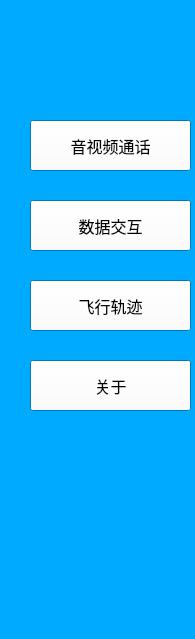
<?xml version="1.0" encoding="UTF-8"?>
<ui version="4.0">
 <class>MenuWidget</class>
 <widget class="QWidget" name="MenuWidget">
  <property name="geometry">
   <rect>
    <x>0</x>
    <y>0</y>
    <width>195</width>
    <height>639</height>
   </rect>
  </property>
  <property name="palette">
   <palette>
    <active>
     <colorrole role="Button">
      <brush brushstyle="SolidPattern">
       <color alpha="255">
        <red>255</red>
        <green>255</green>
        <blue>255</blue>
       </color>
      </brush>
     </colorrole>
     <colorrole role="Base">
      <brush brushstyle="SolidPattern">
       <color alpha="255">
        <red>0</red>
        <green>170</green>
        <blue>255</blue>
       </color>
      </brush>
     </colorrole>
     <colorrole role="Window">
      <brush brushstyle="SolidPattern">
       <color alpha="255">
        <red>0</red>
        <green>170</green>
        <blue>255</blue>
       </color>
      </brush>
     </colorrole>
    </active>
    <inactive>
     <colorrole role="Button">
      <brush brushstyle="SolidPattern">
       <color alpha="255">
        <red>255</red>
        <green>255</green>
        <blue>255</blue>
       </color>
      </brush>
     </colorrole>
     <colorrole role="Base">
      <brush brushstyle="SolidPattern">
       <color alpha="255">
        <red>0</red>
        <green>170</green>
        <blue>255</blue>
       </color>
      </brush>
     </colorrole>
     <colorrole role="Window">
      <brush brushstyle="SolidPattern">
       <color alpha="255">
        <red>0</red>
        <green>170</green>
        <blue>255</blue>
       </color>
      </brush>
     </colorrole>
    </inactive>
    <disabled>
     <colorrole role="Button">
      <brush brushstyle="SolidPattern">
       <color alpha="255">
        <red>255</red>
        <green>255</green>
        <blue>255</blue>
       </color>
      </brush>
     </colorrole>
     <colorrole role="Base">
      <brush brushstyle="SolidPattern">
       <color alpha="255">
        <red>0</red>
        <green>170</green>
        <blue>255</blue>
       </color>
      </brush>
     </colorrole>
     <colorrole role="Window">
      <brush brushstyle="SolidPattern">
       <color alpha="255">
        <red>0</red>
        <green>170</green>
        <blue>255</blue>
       </color>
      </brush>
     </colorrole>
    </disabled>
   </palette>
  </property>
  <property name="windowTitle">
   <string>Form</string>
  </property>
  <property name="styleSheet">
   <string notr="true"/>
  </property>
  <widget class="QPushButton" name="media">
   <property name="geometry">
    <rect>
     <x>30</x>
     <y>120</y>
     <width>161</width>
     <height>51</height>
    </rect>
   </property>
   <property name="font">
    <font>
     <family>Agency FB</family>
     <pointsize>12</pointsize>
    </font>
   </property>
   <property name="styleSheet">
    <string notr="true"/>
   </property>
   <property name="text">
    <string>音视频通话</string>
   </property>
  </widget>
  <widget class="QPushButton" name="data">
   <property name="geometry">
    <rect>
     <x>30</x>
     <y>200</y>
     <width>161</width>
     <height>51</height>
    </rect>
   </property>
   <property name="font">
    <font>
     <family>Agency FB</family>
     <pointsize>12</pointsize>
    </font>
   </property>
   <property name="styleSheet">
    <string notr="true"/>
   </property>
   <property name="text">
    <string>数据交互</string>
   </property>
  </widget>
  <widget class="QPushButton" name="aboutButton">
   <property name="geometry">
    <rect>
     <x>30</x>
     <y>360</y>
     <width>161</width>
     <height>51</height>
    </rect>
   </property>
   <property name="font">
    <font>
     <family>Agency FB</family>
     <pointsize>12</pointsize>
    </font>
   </property>
   <property name="styleSheet">
    <string notr="true"/>
   </property>
   <property name="text">
    <string>关于</string>
   </property>
  </widget>
  <widget class="QPushButton" name="showWeb">
   <property name="geometry">
    <rect>
     <x>30</x>
     <y>280</y>
     <width>161</width>
     <height>51</height>
    </rect>
   </property>
   <property name="font">
    <font>
     <family>Agency FB</family>
     <pointsize>12</pointsize>
    </font>
   </property>
   <property name="styleSheet">
    <string notr="true"/>
   </property>
   <property name="text">
    <string>飞行轨迹</string>
   </property>
  </widget>
 </widget>
 <resources/>
 <connections/>
</ui>
